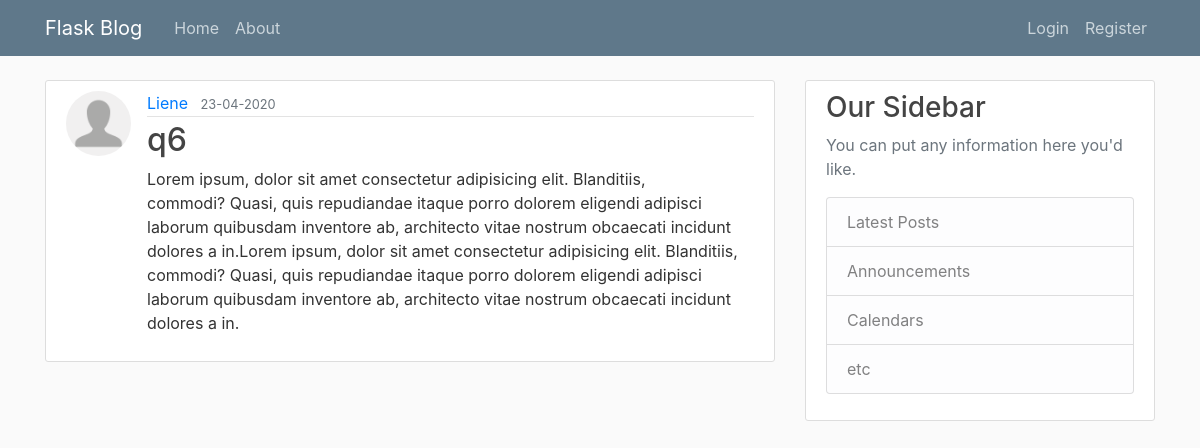
Page /post/13 on the committed database.
### flaskblog/models.py (models this page shows, shortened)
class User(db.Model, UserMixin):
    id = db.Column(db.Integer, primary_key=True)
    username = db.Column(db.String(20), unique=True, nullable=False)
    email = db.Column(db.String(120), unique=True, nullable=False)
    image_file = db.Column(db.String(20), nullable=False, default='default.jpg')
    password = db.Column(db.String(60), nullable=False)
    posts = db.relationship('Post', backref='author', lazy=True)

class Post(db.Model):
    id = db.Column(db.Integer, primary_key=True)
    title = db.Column(db.String(100), nullable=False)
    date_posted = db.Column(db.DateTime, nullable=False, default=datetime.utcnow)
    content = db.Column(db.Text, nullable=False)
    user_id = db.Column(db.Integer, db.ForeignKey('user.id'), nullable=False)

### flaskblog/posts/routes.py (the view)
@posts.route('/post/<int:post_id>')
def post(post_id):
    post = Post.query.get_or_404(post_id)
    return render_template('post.html', title=post.title, post=post)

### flaskblog/templates/post.html (shortened to what this page needs)
<!DOCTYPE html>
{% extends "base.html" %}
{% block content %}
<article class="media content-section">
<img class="rounded-circle article-img" src="{{ url_for('static', filename='profile_pics/' + post.author.image_file) }}" alt="Profile img">
    <div class="media-body">
        <div class="article-metadata">
            <a class="mr-2" href="{{ url_for('users.user_posts', username=post.author.username) }}">{{ post.author.username }}</a>
            <small class="text-muted">{{ post.date_posted.strftime('%d-%m-%Y') }}</small>
        </div>
        <h2 class="article-title">{{ post.title }}</h2>
        <p class="article-content">{{ post.content }}</p>
    </div>
</article>
{% endblock %}

### flaskblog/static/style.css (style rules this page uses)
body { background: #fafafa; color: #333333; margin-top: 5rem; }
h1, h2, h3, h4, h5, h6 { color: #444444; }
.content-section { background: #ffffff; padding: 10px 20px; border: 1px solid #dddddd; border-radius: 3px; margin-bottom: 20px; }
.article-title { color: #444444; }
.article-content { white-space: pre-line; }
.article-img { height: 65px; width: 65px; margin-right: 16px; }
.article-metadata { padding-bottom: 1px; margin-bottom: 4px; border-bottom: 1px solid #e3e3e3 }

### rows in the picture
User: image_file (placeholder picture), author.username "Liene"
Post: date_posted "23-04-2020", title "q6", content "Lorem ipsum, dolor sit amet consectetur adipisicing elit. Blanditiis, commodi? Quasi, quis repudiandae itaque porro dolorem eligendi adipisci laborum quibusdam inventore ab, architecto vitae nostrum obcaecati incidunt dolores a in.Lorem ipsum, dolor sit amet consectetur adipisicing elit. Blanditiis, commodi? Quasi, quis repudiandae itaque porro dolorem eligendi adipisci laborum quibusdam inventore ab, architecto vitae nostrum obcaecati incidunt dolores a in."
